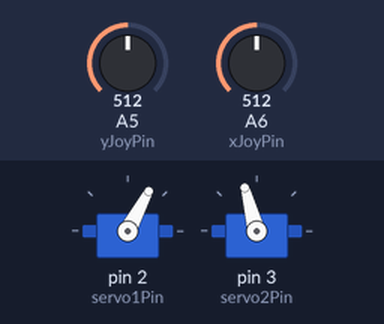
Recording of a sketch running on a simulated Arduino Nano, built with avr-gcc and run on an emulated ATmega328P. Parts: 2 × servo. The inputs (shaded band) are chosen by the test bench; at power-on: A6 (xJoyPin) = 512, A5 (yJoyPin) = 512.

Above: at 1.2 s.
1.3 s: A6 (xJoyPin) set to 306
At 1.6 s:
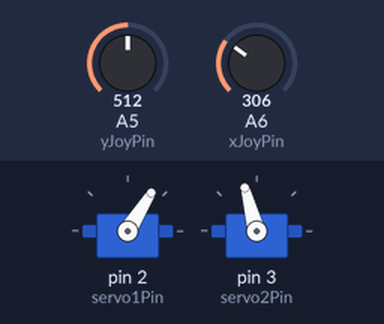
2.8 s: A5 (yJoyPin) set to 122
At 3.8 s:
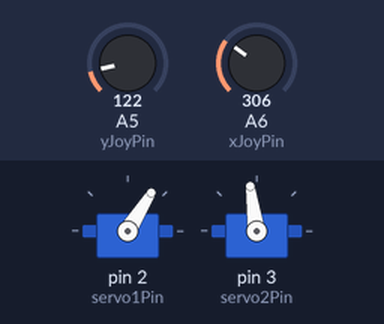
4.3 s: A6 (xJoyPin) set to 511
At 5.1 s:
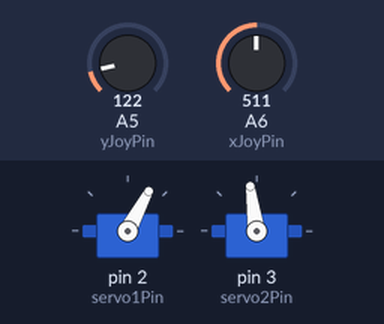
5.8 s: A5 (yJoyPin) set to 511
At 6.1 s:
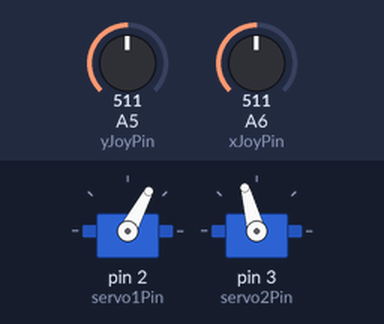
Timing chart, 0 to 8.3 s (numbered marks = the images above; inputs shaded):
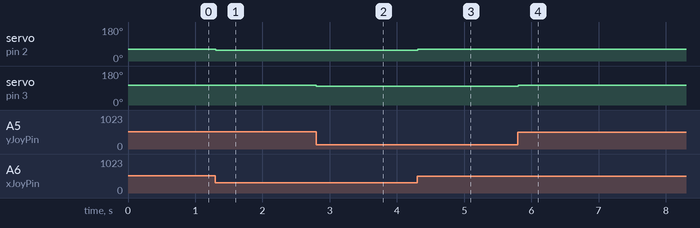

Measured:
- after the input at 1.3 s, servo on pin 2 (servo1Pin): 62° → 58° at once
- after the input at 2.8 s, servo on pin 3 (servo2Pin): 105° → 98° at once
- after the input at 4.3 s, servo on pin 2 (servo1Pin): 58° → 62° at once
- after the input at 5.8 s, servo on pin 3 (servo2Pin): 98° → 105° at once

The sketch:

PuzzleMaze.ino
```cpp
#include <Servo.h>

Servo myservo1;
Servo myservo2;

int mid1 = 1180;
int mid2 = 1630;
int span = 100;
int xJoyPin = A6;
int yJoyPin = A5;
int servo1Pin = 2;
int servo2Pin = 3;
int xJoy, yJoy, goX, goY;

void setup() {
  Serial.begin(115200);
  randomSeed(analogRead(0));
  myservo1.attach(servo1Pin);
  myservo2.attach(servo2Pin);
}

void loop() {
  xJoy = analogRead(xJoyPin);
  yJoy = analogRead(yJoyPin);
  goX = map(xJoy,0,1023,mid1-span,mid1+span);
  goY = map(yJoy,0,1023,mid2-span,mid2+span);
  myservo1.writeMicroseconds(goX);
  myservo2.writeMicroseconds(goY);
  delay(10);

  /*
  Serial.print("PotX: ");
  Serial.print(xJoy);
  Serial.print(" X: ");
  Serial.print(goX);
  Serial.print(" PotY: ");
  Serial.print(yJoy);
  Serial.print(" Y: ");
  Serial.println(goY);
  */
  }
```
